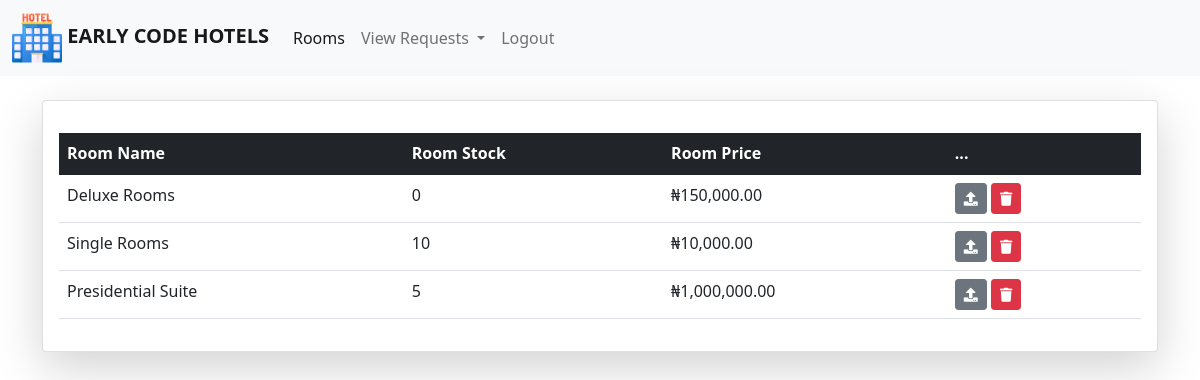
Page /tunnel/rooms.php (signed in) on the committed database.
### tables this page shows
CREATE TABLE `rooms` (
  `id` int(11) NOT NULL,
  `room_name` varchar(100) NOT NULL,
  `room_stock` varchar(10) NOT NULL,
  `price` varchar(100) NOT NULL,
  `date_created` date NOT NULL
);

### tunnel/rooms.php (the view, shortened to what this page needs)
<?php
    include '../assets/config/dbcon.php';
    include '../assets/includes/headers.php';
?>
<body>
<?php include '../assets/includes/dashboard-nav.php'; ?>
<section class="mt-3">
<div class="container">
<div class="card mx-auto p-3 mt-4 shadow-lg">
         <div class="table-responsive mt-3">
            <table class="table table-hover">
              <thead class="table-dark">
                <tr>
                  <th scope="col">Room Name</th>
                  <th scope="col">Room Stock</th>
                  <th scope="col">Room Price</th>
                  <th scope="col">...</th>
                </tr>
              </thead>
              <tbody>
                <?php
                  $sql = "SELECT * FROM rooms";
                  $query = mysqli_query($connectDB,$sql);
                  while ($row = mysqli_fetch_assoc($query)) {
                ?>
                <tr>
                  <td><?php echo $row['room_name']; ?></td>
                  <td><?php echo $row['room_stock']; ?></td>
                  <td><?php echo "₦".number_format($row['price'],2,'.',','); ?></td>
                  <td>
                    <a href="update?q=<?php echo $row['id']; ?>&name=<?php echo $row['room_name']; ?>" class="btn btn-secondary btn-sm">
                      <i class="fas fa-upload"></i>
                    </a>
                    <a href="" class="btn btn-danger btn-sm">
                      <i class="fas fa-trash"></i>
                    </a>
                  </td>
                </tr>
                <?php } ?>
              </tbody>
            </table>
         </div>
       </div>
</div>
</section>
</body>
</html>

### rows in the picture
rooms: room_name "Deluxe Rooms", room_stock "0", price "150,000.00"
rooms: room_name "Single Rooms", room_stock "10", price "10,000.00"
rooms: room_name "Presidential Suite", room_stock "5", price "1,000,000.00"
